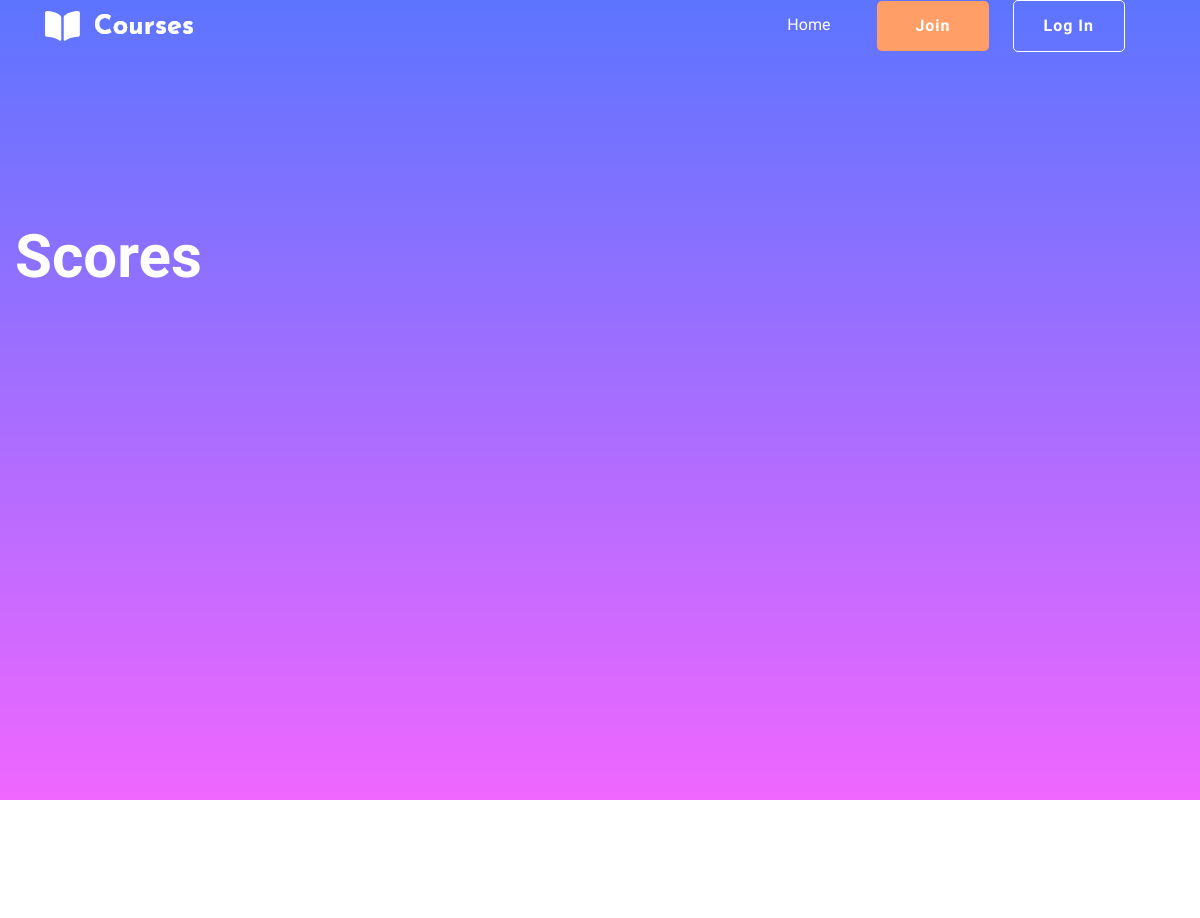
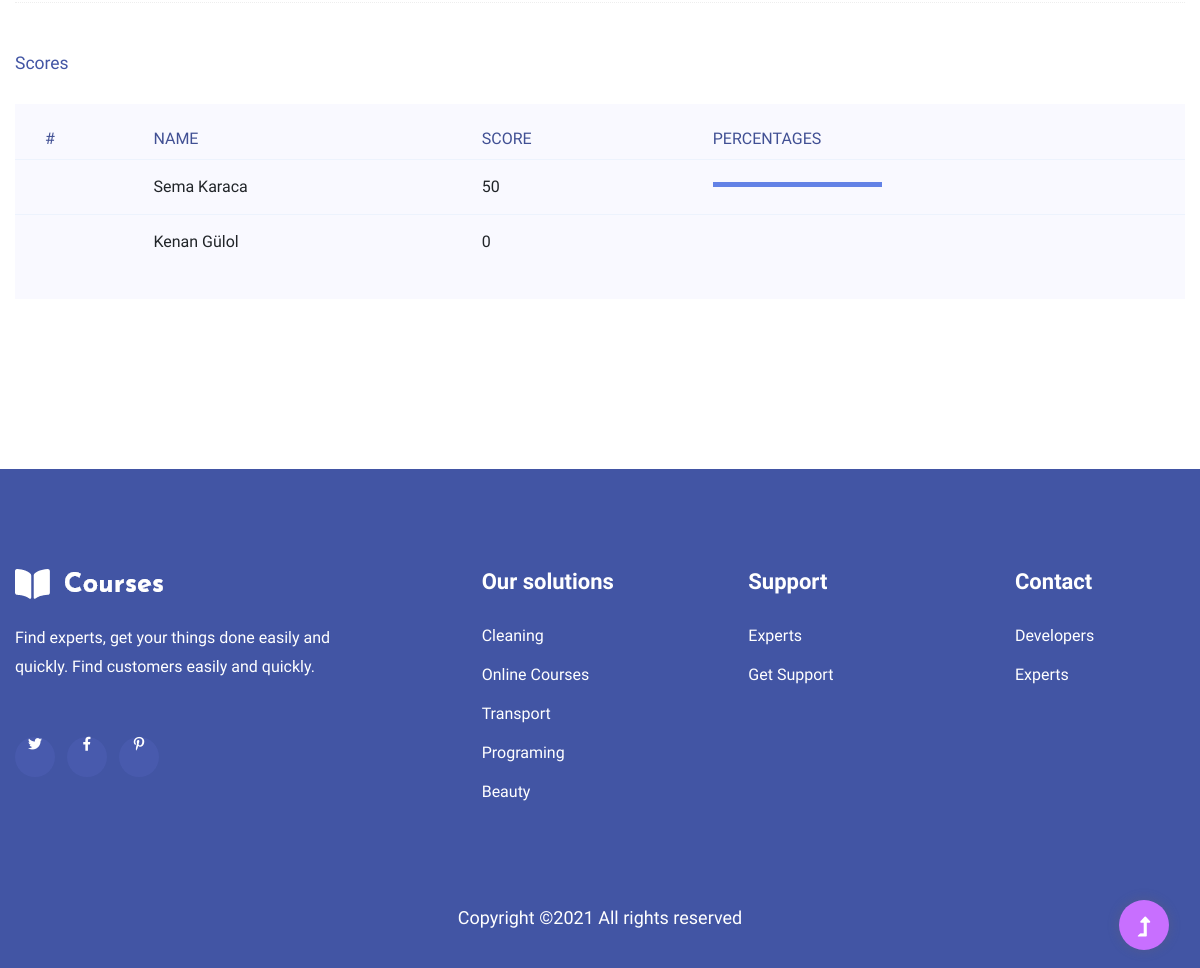
/exam/EXM2021020001/scores/, run on the app's committed database (2 pictures, top to bottom).
### exam/models.py (models this page shows)
class Assignment(models.Model):
    id = CharField(max_length=20, primary_key=True, db_column='id')
    user_id = ForeignKey(User, db_column='STUDENT', on_delete=models.CASCADE)
    exam_id = ForeignKey(Exam, db_column='EXAMID', on_delete=models.CASCADE)
    completed = BooleanField(default=False, db_column='COMPLETED')
    result = IntegerField(db_column='RESULT', default=0)
    class Meta:
        db_table = "ASSIGNMENT"
        unique_together = (("user_id", "exam_id"), )

### user/models.py (models this page shows)
class User(models.Model):
    id = models.CharField(max_length=20, primary_key=True, db_column='id')
    saltkey = models.BinaryField(db_column='SALTKEY', null=False, default=b"")
    password = models.BinaryField(db_column='PASSWORD',
                                  null=False,
                                  default=b"")
    name = models.CharField(max_length=30,
                            null=False,
                            default="",
                            db_column='NAME')
    surname = models.CharField(max_length=50,
                               null=False,
                               default="",
                               db_column='SURNAME')
    mail = models.EmailField(db_column='EMAIL')
    is_organizer = models.BooleanField(db_column='ISORGANIZER', default=False)
    def __str__(self) -> str:
        return self.name + " " + self.surname
    class Meta:
        db_table = "USER"

### exam/views.py (the view)
# urls.py: url(r'^(?P<exam_id>\w+)/scores/$', exam_scores, name="scores"),
def exam_scores(request, exam_id):
    ass = ExamController(exam_id).examscores()
    return render(request, 'scores.html', {'assignments': ass})

### exam/controllers.py (called while the page is built)
    def examscores(self):
        return Assignment.objects.filter(
            exam_id=self.exam.id).order_by('result').reverse()

### templates/scores.html (shortened to what this page needs)
{% extends 'base.html' %}
{% load static %}
{% block body %}
         <main>
        <section class="slider-area slider-area2">
            <div class="slider-active">
                <div class="single-slider slider-height2">
                    <div class="container">
                        <div class="row">
                            <div class="col-xl-8 col-lg-11 col-md-12">
                                <div class="hero__caption hero__caption2">
                                    <h1 data-animation="bounceIn" data-delay="0.2s">Scores</h1>
                                </div>
                            </div>
                        </div>
                    </div>
                </div>
            </div>
        </section>
        <section class="blog_area section-padding">
            <div class="container">
                <div class="row">
                    <div class="col-lg-12 mb-12 mb-lg-12">
                       <div class="section-top-border">
											<h3 class="mb-30">Scores</h3>
											<div class="progress-table-wrap">
												<div class="progress-table">
													<div class="table-head">
														<div class="serial">#</div>
														<div class="country">Name</div>
														<div class="visit">Score</div>
														<div class="percentage">Percentages</div>
													</div>
                                                    {% for ass in assignments %}
                                                        <div class="table-row">
                                                            <div class="serial"></div>
                                                            <div class="country">{{ ass.user_id }}</div>
                                                            <div class="visit">{{ ass.result }}</div>
                                                            <div class="percentage">
                                                                <div class="progress">
                                                                    <div class="progress-bar color-1" role="progressbar" style="width: {{ ass.result }}%" aria-valuenow="{{ ass.result }}" aria-valuemin="0" aria-valuemax="100"></div>
                                                                </div>
                                                            </div>
                                                        </div>
                                                    {% endfor %}
												</div>
											</div>
										</div>
                    </div>
                </div>
            </div>
        </section>
    </main>
{% endblock%}

### templates/assets/css/solvee.css (style rules this page uses)
body { background-color: #616161 }

### data on the page
Assignment: user_id "Sema Karaca", result "50"
Assignment: user_id "Kenan Gülol", result "0"
